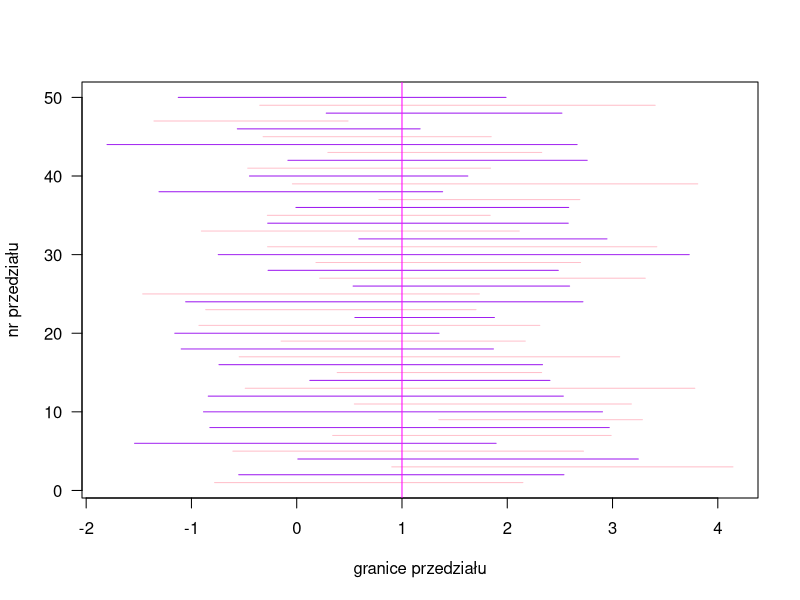

Here is the R script that generated this plot:
N=50; n=10
mi=1; sigma=2; alfa=0.05

wyniki=replicate(N,
                 {
                   x=rnorm(n,mi,sigma)
                   t.test(x,conf.level=1-alfa)$conf
                 })
matplot(wyniki, rbind(1:N, 1:N), type='l', lty=1, col=c('pink', 'purple'), las=1,
        xlab='granice przedziału', ylab='nr przedziału')
abline(v=mi, col='magenta')
